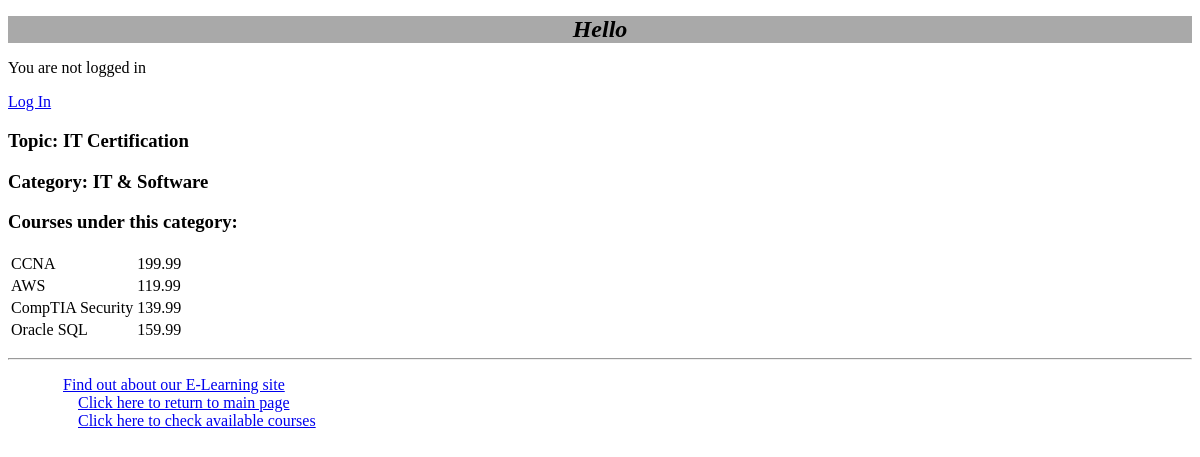
Screenshot of /myapp/4 with the database file from the repository.
### myapp/models.py (models this page shows, shortened)
class Topic(models.Model):
    name = models.CharField(max_length=200)
    category = models.CharField(max_length=200)

class Course(models.Model):
    topic = models.ForeignKey(Topic, related_name='courses', on_delete=models.CASCADE)
    name = models.CharField(max_length=200)
    price = models.DecimalField(max_digits=10, decimal_places=2)
    for_everyone = models.BooleanField(default=True)
    description = models.TextField(max_length=300, null=True, blank=True)
    interested = models.PositiveIntegerField(default=0)
    stages = models.PositiveIntegerField(default=3)

### myapp/views.py (the view)
# urls.py: path(r'<int:topic_no>', views.detail, name='detail'),
def detail(request, topic_no):
    topic = get_object_or_404(Topic, id=topic_no)
    cour_list = Course.objects.filter(topic=topic_no)
    return render(request, r'myapp/detail.html', {'top_detail': topic, 'cou_list': cour_list})

### myapp/templates/myapp/detail.html (shortened to what this page needs)
{% extends 'myapp/base.html' %}
{% block body_block %}
    <h3>Topic: {{ top_detail.name }}</h3>
    <h3>Category: {{ top_detail.category }}</h3>
    <h3>Courses under this category:</h3>
    <table>
        {% for course in cou_list %}
        <tr>
            <td>{{ course.name }}</td>
            <td>{{ course.price }}</td>
        </tr>
        {% endfor %}
    </table>
{% endblock %}
{% block myhdg %}Hello {{ user.getUserName }}{% endblock %}

### rows the page displays
Topic: name "IT Certification", category "IT & Software"
Course: name "CCNA", price "199.99"
Course: name "AWS", price "119.99"
Course: name "CompTIA Security", price "139.99"
Course: name "Oracle SQL", price "159.99"
